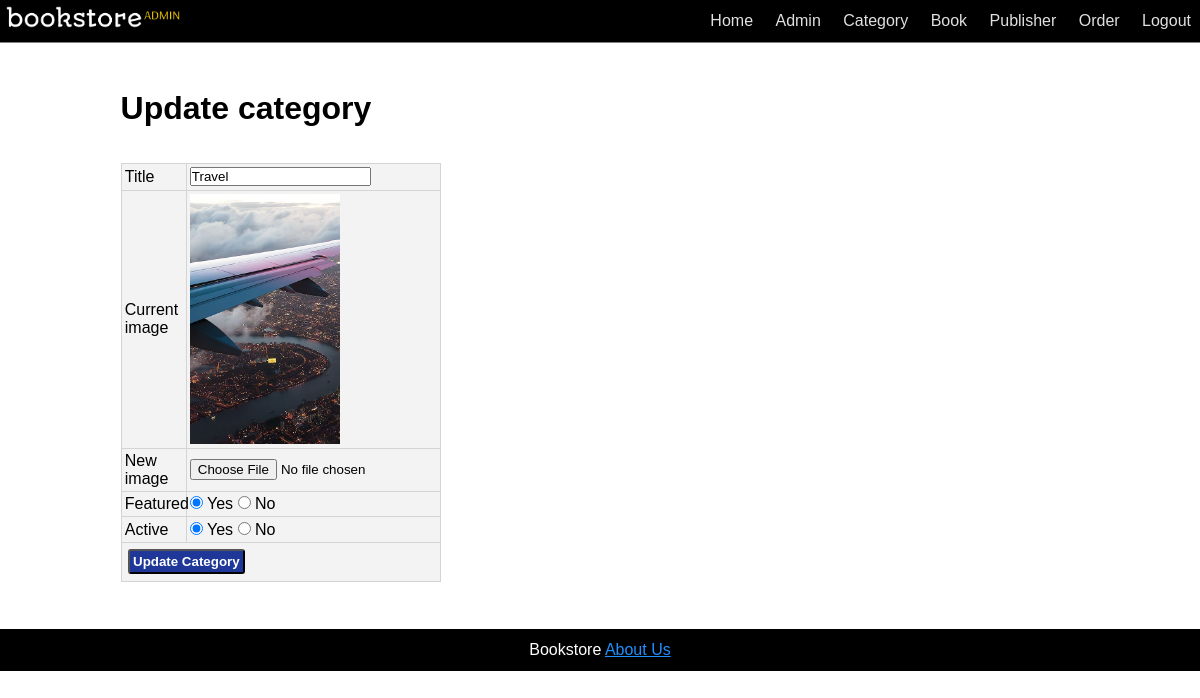
/admin/update-category.php?id=20 (signed in), run on the app's committed database.
### tables this page shows
CREATE TABLE `tbl_category` (
  `id` int(10) UNSIGNED NOT NULL,
  `title` varchar(100) NOT NULL,
  `image_name` varchar(255) NOT NULL,
  `featured` varchar(10) NOT NULL,
  `active` varchar(10) NOT NULL
);

### admin/update-category.php (the view, shortened to what this page needs)
<?php
    include('partials/menu.php');
?>
<div class="main-content">
    <div class="wrapper">
        <h1>Update category</h1>
        <br><br>
        <?php
            if(isset($_GET['id']))
            {
                $id = $_GET['id'];
                $sql = "SELECT * FROM tbl_category WHERE id= $id";
                $res = mysqli_query($conn, $sql);
                $count = mysqli_num_rows($res);
                if($count==1)
                {
                    $row =mysqli_fetch_assoc($res);
                    $title = $row['title'];
                    $current_image = $row['image_name'];
                    $featured = $row['featured'];
                    $active = $row['active'];
                }
                else
                {
                    $_SESSION['no-category-found'] = "<div class = 'error'> Category not found </div>";
                    header('location:'.SITEURL.'admin/manage-category.php');
                }
            }
            else
            {
                header('location:'.SITEURL.'admin/manage-category.php');
            }
        ?>
    <form action="" method = "POST" enctype = "multipart/form-data">
        <table class="tbl-30">
            <tr>
                <td>Title</td>
                <td><input type="text" name= "title" value = "<?php echo $title;?>" required></td>
            </tr>
            <tr>
                <td>Current image</td>
                <td>
                    <?php
                        if($current_image != "")
                        {
                            ?>
                                <img src="<?php echo SITEURL;?>images/category/<?php echo $current_image;?>" width="150px">
                            <?php
                        }
                        else
                        {
                            echo "<div class='error'> Image not added </div>";
                        }
                    ?>
                </td>
            </tr>
            <tr>
                <td>New image</td>
                <td>
                    <input type="file" name = "image" >
                </td>
            </tr>
            <tr>
                <td>Featured</td>
                <td>
                    <input <?php if($featured=="Yes"){echo "checked";}?> type="radio" name = "featured" value = "Yes"> Yes
                    <input <?php if($featured=="No"){echo "checked";}?> type="radio" name = "featured" value = "No"> No
                </td>
            </tr>
            <tr>
                <td>Active</td>
                <td>
                    <input <?php if($active=="Yes"){echo "checked";}?> type="radio" name = "active" value = "Yes"> Yes
                    <input <?php if($active=="No"){echo "checked";}?> type="radio" name = "active" value = "No"> No
                </td>
            </tr>
            <tr>
                <td colspan ="2">
                    <input type="submit" name ="submit" value = "Update Category" class = "btn-secondary">
                </td>
            </tr>
        </table>
        </form>
    </div>
</div>
<?php
    include('partials/footer.php');
?>

### css/admin.css (style rules this page uses)
* { font-family: Arial, Helvetica, sans-serif; margin: 0; padding: 0; }
.wrapper { padding:1%; width:85%; margin:0 auto; }
.tbl-30 { width: 30%; }
table tr td { padding: 1%; }
table, th,td { border: 1px solid rgb(212, 212, 212); border-collapse: collapse; }
th, td { background-color: #f3f3f3; }
.btn-secondary { background-color: #1e3799; padding: 1%; margin: 1%; color:white; text-decoration: none; font-weight:bold; border-radius: 3px; }
.main-content { background-color: #ffffff; padding:3%; }

### data on the page
tbl_category: title "Travel", image_name (picture), featured "☑", active "☑"
